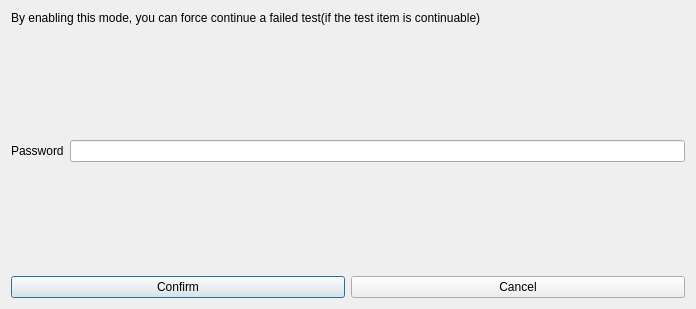
<?xml version="1.0" encoding="UTF-8"?>
<ui version="4.0">
 <class>PwdDialog</class>
 <widget class="QDialog" name="PwdDialog">
  <property name="geometry">
   <rect>
    <x>0</x>
    <y>0</y>
    <width>696</width>
    <height>309</height>
   </rect>
  </property>
  <property name="minimumSize">
   <size>
    <width>0</width>
    <height>0</height>
   </size>
  </property>
  <property name="windowTitle">
   <string>Dialog</string>
  </property>
  <layout class="QGridLayout" name="gridLayout">
   <item row="0" column="0">
    <layout class="QVBoxLayout" name="verticalLayout_2">
     <item>
      <widget class="QLabel" name="label">
       <property name="text">
        <string>By enabling this mode, you can force continue a failed test(if the test item is continuable)</string>
       </property>
      </widget>
     </item>
     <item>
      <spacer name="verticalSpacer">
       <property name="orientation">
        <enum>Qt::Vertical</enum>
       </property>
       <property name="sizeHint" stdset="0">
        <size>
         <width>670</width>
         <height>13</height>
        </size>
       </property>
      </spacer>
     </item>
     <item>
      <layout class="QFormLayout" name="formLayout_2">
       <item row="1" column="0">
        <widget class="QLabel" name="label_3">
         <property name="text">
          <string>Password</string>
         </property>
        </widget>
       </item>
       <item row="1" column="1">
        <widget class="QLineEdit" name="pwdText">
         <property name="sizePolicy">
          <sizepolicy hsizetype="Expanding" vsizetype="Fixed">
           <horstretch>3</horstretch>
           <verstretch>0</verstretch>
          </sizepolicy>
         </property>
         <property name="echoMode">
          <enum>QLineEdit::Password</enum>
         </property>
        </widget>
       </item>
      </layout>
     </item>
     <item>
      <spacer name="verticalSpacer_2">
       <property name="orientation">
        <enum>Qt::Vertical</enum>
       </property>
       <property name="sizeHint" stdset="0">
        <size>
         <width>670</width>
         <height>13</height>
        </size>
       </property>
      </spacer>
     </item>
     <item>
      <layout class="QHBoxLayout" name="horizontalLayout_7">
       <item>
        <widget class="QPushButton" name="confirmBtn">
         <property name="sizePolicy">
          <sizepolicy hsizetype="Minimum" vsizetype="Minimum">
           <horstretch>0</horstretch>
           <verstretch>0</verstretch>
          </sizepolicy>
         </property>
         <property name="text">
          <string>Confirm</string>
         </property>
        </widget>
       </item>
       <item>
        <widget class="QPushButton" name="cancelBtn">
         <property name="sizePolicy">
          <sizepolicy hsizetype="Minimum" vsizetype="Minimum">
           <horstretch>0</horstretch>
           <verstretch>0</verstretch>
          </sizepolicy>
         </property>
         <property name="text">
          <string>Cancel</string>
         </property>
        </widget>
       </item>
      </layout>
     </item>
    </layout>
   </item>
  </layout>
 </widget>
 <resources/>
 <connections/>
</ui>
